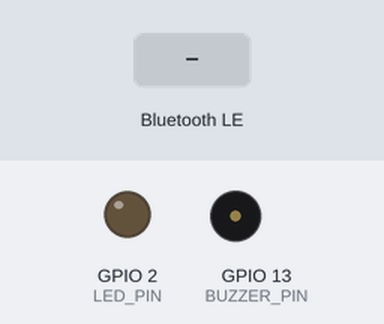
The sketch below on a simulated ESP32. Parts: output pins drawn as LEDs (lit = HIGH), buzzer (waves = sounding). The test bench sets the inputs (shaded band). Random numbers use the default seed unless the sketch sets one; nothing arrives over Bluetooth unless stated; a phone connects over Bluetooth LE 3 s after start; what the sketch prints to the serial monitor is not drawn.

Above: at 1.2 s.
1.3 s: Bluetooth LE write "BEEP" received
At 3.3 s:
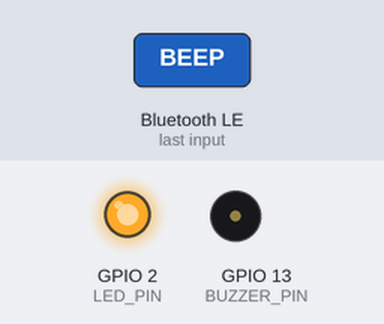
4.3 s: Bluetooth LE write "BEEP" received
At 4.4 s:
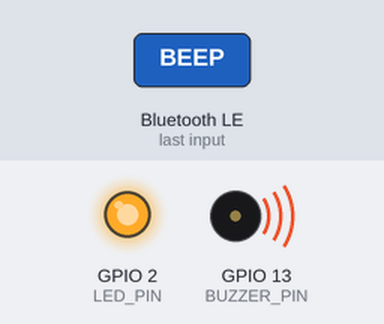
6.0 s: Bluetooth LE write "LED_TOGGLE" received
At 7.0 s:
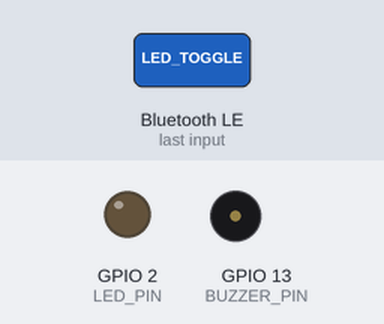
7.5 s: Bluetooth LE write "LED_ON" received
At 8.1 s:
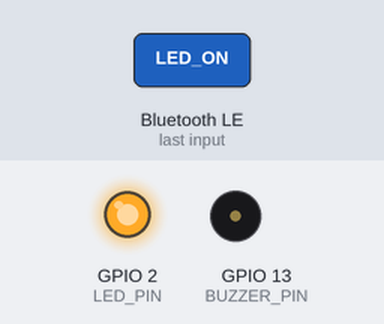
9.0 s: Bluetooth LE write "LED_TOGGLE" received
At 10.2 s:
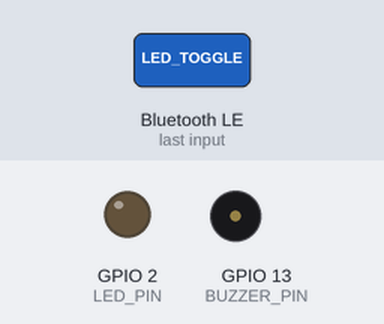
10.5 s: Bluetooth LE write "LED_ON" received
At 11.4 s:
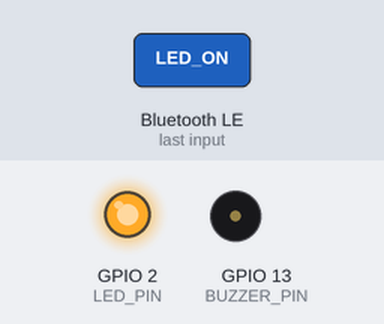
Timing chart, 0 to 13.0 s (numbered marks = the images above; inputs shaded):
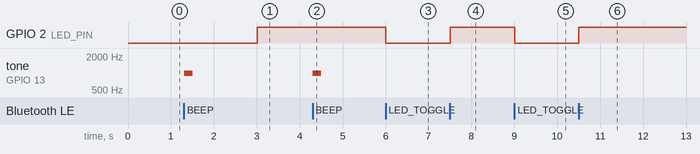

Measured:
- after the input at 1.3 s, tone on GPIO 13 (BUZZER_PIN): silent → 1000 Hz at once, → silent 0.20 s later
- after the input at 4.3 s, tone on GPIO 13 (BUZZER_PIN): silent → 1000 Hz at once, → silent 0.20 s later
- after the input at 6.0 s, GPIO 2 (LED_PIN): HIGH → LOW at once
- after the input at 7.5 s, GPIO 2 (LED_PIN): LOW → HIGH at once
- after the input at 9.0 s, GPIO 2 (LED_PIN): HIGH → LOW at once
- after the input at 10.5 s, GPIO 2 (LED_PIN): LOW → HIGH at once

The sketch:

Relivio_ESP32_BLE.ino
```cpp
/*
 * ==================================================================================
 * Relivio MedPredict - ESP32 Bluetooth Low Energy (BLE) Firmware
 * Compatible with Web Bluetooth API in Chrome / Edge / Opera
 * ==================================================================================
 *
 * Features:
 * - Advertises "Relivio-ESP32-Vitals"
 * - GATT Telemetry Notification Stream (JSON formatted vitals & sensors)
 * - GATT Command Characteristic (Receives commands like SAMPLE, LED_TOGGLE, BEEP)
 * - Dual Service: Relivio Custom Vitals Service + Nordic UART Service (NUS)
 * - Supports physical sensors (MAX30102, DS18B20) or automatic realistic simulation
 */

#include <BLEDevice.h>
#include <BLEServer.h>
#include <BLEUtils.h>
#include <BLE2902.h>

// Service and Characteristic UUIDs
#define RELIVIO_SERVICE_UUID        "4fafc201-1fb5-459e-8fcc-c5c9c331914b"
#define TELEMETRY_CHAR_UUID         "beb5483e-36e1-4688-b7f5-ea07361b26a8"
#define COMMAND_CHAR_UUID           "beb5483e-36e1-4688-b7f5-ea07361b26a9"

// Optional Nordic UART Service (NUS) for cross-compatibility
#define NUS_SERVICE_UUID            "6e400001-b5a3-f393-e0a9-e50e24dcca9e"
#define NUS_RX_CHAR_UUID            "6e400002-b5a3-f393-e0a9-e50e24dcca9e"
#define NUS_TX_CHAR_UUID            "6e400003-b5a3-f393-e0a9-e50e24dcca9e"

#define LED_PIN 2     // Onboard blue LED on ESP32 DevKit
#define BUZZER_PIN 13 // Optional piezo buzzer

BLEServer* pServer = NULL;
BLECharacteristic* pTelemetryChar = NULL;
BLECharacteristic* pNusTxChar = NULL;
bool deviceConnected = false;
bool oldDeviceConnected = false;

// Vital Signs State Variables
float bodyTemp = 37.8;
int heartRate = 82;
float spo2 = 98.2;
float humidity = 55.0;
int aqi = 110;
String bloodPressure = "Normal";
String headache = "Yes";
String bodyAche = "No";
String fatigue = "Yes";

unsigned long lastSendTime = 0;
const unsigned long sendInterval = 1000; // Send telemetry every 1.0s

class MyServerCallbacks: public BLEServerCallbacks {
    void onConnect(BLEServer* pServer) {
      deviceConnected = true;
      digitalWrite(LED_PIN, HIGH);
      Serial.println("[BLE] Web Client Connected!");
    };

    void onDisconnect(BLEServer* pServer) {
      deviceConnected = false;
      digitalWrite(LED_PIN, LOW);
      Serial.println("[BLE] Client Disconnected. Restarting Advertising...");
    }
};

class CommandCallbacks: public BLECharacteristicCallbacks {
    void onWrite(BLECharacteristic *pCharacteristic) {
      std::string value = pCharacteristic->getValue();
      if (value.length() > 0) {
        String cmd = "";
        for (int i = 0; i < value.length(); i++) {
          cmd += value[i];
        }
        cmd.trim();
        cmd.toUpperCase();
        Serial.print("[BLE Command Received]: ");
        Serial.println(cmd);

        if (cmd == "LED_TOGGLE") {
          digitalWrite(LED_PIN, !digitalRead(LED_PIN));
        } else if (cmd == "LED_ON") {
          digitalWrite(LED_PIN, HIGH);
        } else if (cmd == "LED_OFF") {
          digitalWrite(LED_PIN, LOW);
        } else if (cmd == "BEEP") {
          tone(BUZZER_PIN, 1000, 200);
        } else if (cmd == "SAMPLE_NOW") {
          // Trigger immediate burst
          sendTelemetryPacket();
        } else if (cmd == "FEVER_HIGH") {
          bodyTemp = 39.2;
          heartRate = 96;
          bodyAche = "Yes";
        } else if (cmd == "FEVER_NORMAL") {
          bodyTemp = 36.6;
          heartRate = 72;
          headache = "No";
          bodyAche = "No";
          fatigue = "No";
        }
      }
    }
};

void sendTelemetryPacket() {
  // Simulate minor physiological fluctuation if no physical sensors attached
  float noiseTemp = ((random(-5, 6)) / 50.0);
  float currentTemp = bodyTemp + noiseTemp;
  int currentHR = heartRate + random(-2, 3);
  float currentSpo2 = constrain(spo2 + (random(-2, 3) / 10.0), 94.0, 100.0);

  // Format compact JSON payload
  char buffer[256];
  snprintf(buffer, sizeof(buffer),
    "{\"temp\":%.1f,\"hr\":%d,\"spo2\":%.1f,\"hum\":%.1f,\"aqi\":%d,\"bp\":\"%s\",\"headache\":\"%s\",\"body_ache\":\"%s\",\"fatigue\":\"%s\"}",
    currentTemp, currentHR, currentSpo2, humidity, aqi, bloodPressure.c_str(), headache.c_str(), bodyAche.c_str(), fatigue.c_str()
  );

  // Send via Relivio Vitals Characteristic
  if (pTelemetryChar != NULL && deviceConnected) {
    pTelemetryChar->setValue((uint8_t*)buffer, strlen(buffer));
    pTelemetryChar->notify();
  }

  // Send via Nordic UART TX Characteristic
  if (pNusTxChar != NULL && deviceConnected) {
    pNusTxChar->setValue((uint8_t*)buffer, strlen(buffer));
    pNusTxChar->notify();
  }

  // Also print to USB Serial for debugging
  Serial.print("[TX] ");
  Serial.println(buffer);
}

void setup() {
  Serial.begin(115200);
  pinMode(LED_PIN, OUTPUT);
  pinMode(BUZZER_PIN, OUTPUT);
  digitalWrite(LED_PIN, LOW);

  Serial.println("\n==========================================");
  Serial.println("   Relivio MedPredict ESP32 BLE Server");
  Serial.println("==========================================");

  // Initialize BLE
  BLEDevice::init("Relivio-ESP32-Vitals");
  pServer = BLEDevice::createServer();
  pServer->setCallbacks(new MyServerCallbacks());

  // Create Relivio Custom Vitals Service
  BLEService *pService = pServer->createService(RELIVIO_SERVICE_UUID);

  pTelemetryChar = pService->createCharacteristic(
                      TELEMETRY_CHAR_UUID,
                      BLECharacteristic::PROPERTY_READ |
                      BLECharacteristic::PROPERTY_NOTIFY
                    );
  pTelemetryChar->addDescriptor(new BLE2902());

  BLECharacteristic *pCmdChar = pService->createCharacteristic(
                                  COMMAND_CHAR_UUID,
                                  BLECharacteristic::PROPERTY_WRITE
                                );
  pCmdChar->setCallbacks(new CommandCallbacks());

  pService->start();

  // Create Nordic UART Service (NUS) for universal app compatibility
  BLEService *pNusService = pServer->createService(NUS_SERVICE_UUID);
  pNusTxChar = pNusService->createCharacteristic(
                  NUS_TX_CHAR_UUID,
                  BLECharacteristic::PROPERTY_NOTIFY
               );
  pNusTxChar->addDescriptor(new BLE2902());

  BLECharacteristic *pNusRxChar = pNusService->createCharacteristic(
                                    NUS_RX_CHAR_UUID,
                                    BLECharacteristic::PROPERTY_WRITE
                                  );
  pNusRxChar->setCallbacks(new CommandCallbacks());
  pNusService->start();

  // Start Advertising
  BLEAdvertising *pAdvertising = BLEDevice::getAdvertising();
  pAdvertising->addServiceUUID(RELIVIO_SERVICE_UUID);
  pAdvertising->addServiceUUID(NUS_SERVICE_UUID);
  pAdvertising->setScanResponse(true);
  pAdvertising->setMinPreferred(0x06);  // iPhone connection helper
  pAdvertising->setMinPreferred(0x12);
  BLEDevice::startAdvertising();

  Serial.println("[BLE] Advertising started as 'Relivio-ESP32-Vitals'");
  Serial.println("[BLE] Ready to connect via Chrome Web Bluetooth!");
}

void loop() {
  if (deviceConnected) {
    if (millis() - lastSendTime >= sendInterval) {
      lastSendTime = millis();
      sendTelemetryPacket();
    }
  }

  // Handle auto-reconnecting advertising when disconnected
  if (!deviceConnected && oldDeviceConnected) {
    delay(500);
    pServer->startAdvertising();
    Serial.println("[BLE] Re-started advertising...");
    oldDeviceConnected = deviceConnected;
  }
  if (deviceConnected && !oldDeviceConnected) {
    oldDeviceConnected = deviceConnected;
  }

  delay(10);
}
```
